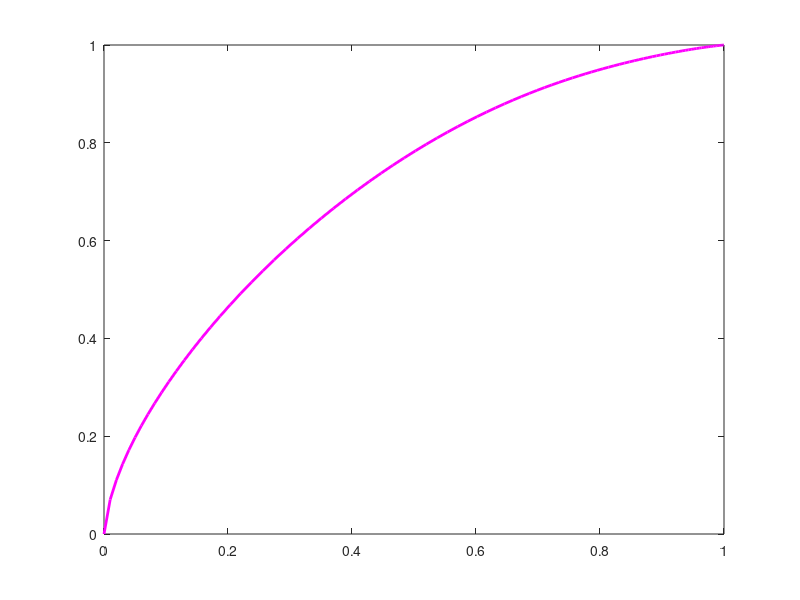

Write MATLAB code to recreate this figure.
% ----- IED KMM -------
clear all;
Pf = 0:0.01:1;
% Pf = 0.5;
SNR_dB= -10; % SNR in dB
gam=power(10,SNR_dB/10); % SNR ratio
N=100; % No of samples
nu = 0;
ro = power(10,nu/10);

avg_noise_pow = 1e-6;
%----- uniformly distributed random numbers-----
a = avg_noise_pow/ro;
b = avg_noise_pow*ro;
% r = a + (b-a).*rand(1,1);
% act_noise_pow = r;
% Pd calculation using formula
run = 1000;
M = 10;
L = 10;
for k = 1:L
    rp(k) = a + (b-a).*rand(1,1);
end

past_avg_np = mean(rp); 
mu_avg = ((M/L)*N*(1+gam)*past_avg_np)+ (((L-M)/L)*N*past_avg_np);
sig_avg = ((M/(L^2))* (2*N)*(((1+gam)^2)*(past_avg_np^2))+(((L-M)/(L^2))*(2*N)*(past_avg_np^2)));

for i = 1:length(Pf) 
    lamda(i) = ((((qfuncinv(Pf(i)))*(sqrt(2*N)))+N)*(avg_noise_pow));
    for j = 1:run
        r = a + (b-a).*rand(1,1);
        act_noise_pow = r;
        v1 = sqrt((2*N*(gam+1)^2*act_noise_pow^2));
        v2 = lamda(i) - (N*(1+gam)*act_noise_pow);
        Pd1(j) = qfunc(v2/v1);
        v3 = sqrt((2*N*act_noise_pow^2));
        v4 = lamda(i) -  (N*act_noise_pow);
        Pf1(j) = qfunc(v4/v3);    
        ta = (lamda(i)-mu_avg)/sqrt(sig_avg);
        Pdked1(j) = Pd1(j)+((1-Pd1(j))*Pd1(j)*qfunc(ta));
        Pfked1(j) = Pf1(j)+((1-Pf1(j))*Pf1(j)*qfunc(ta));
    end
    Pdt(i) = mean(Pd1);
    Pfa(i) = mean(Pf1);
    Pdked(i) = mean(Pdked1);
    Pfked(i) = mean(Pfked1);
end
% plot(Pfc,Pdc,'b','linewidth',2); hold on
% plot(Pf,Pd,'m','linewidth',2);hold on
plot(Pfked,Pdked,'m','linewidth',2); hold on
